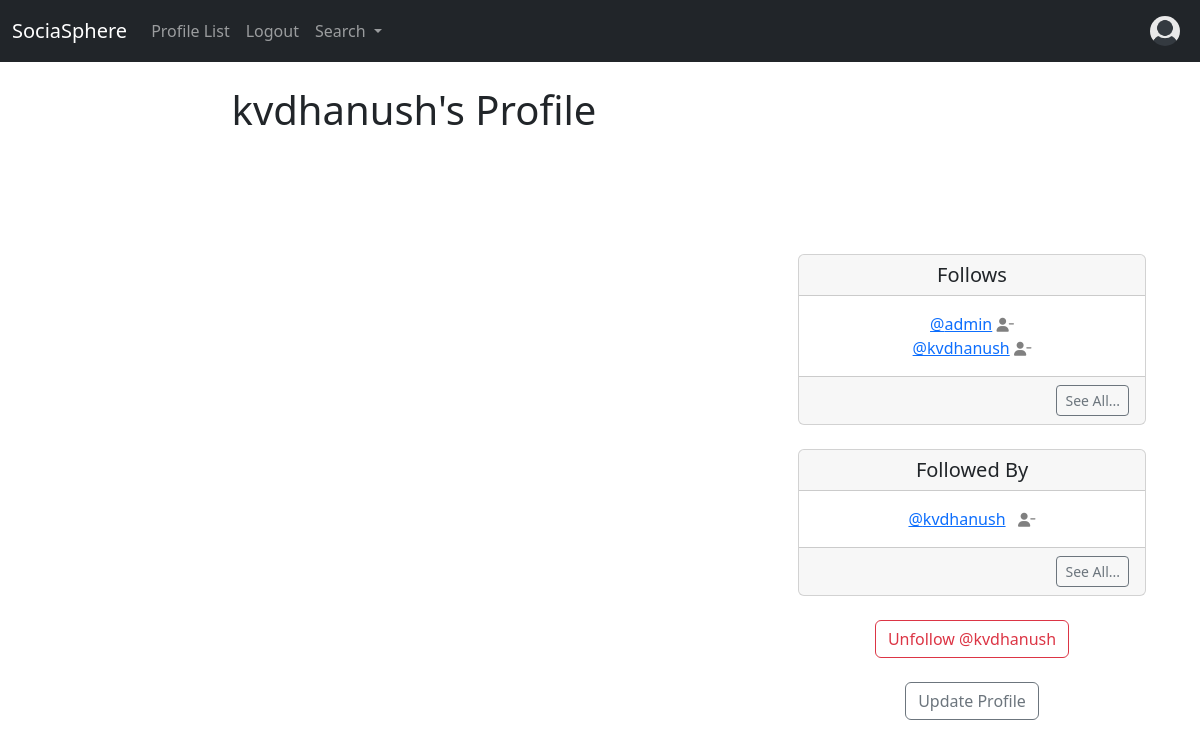
The page /profile/2 (signed in) on the database as committed earlier.
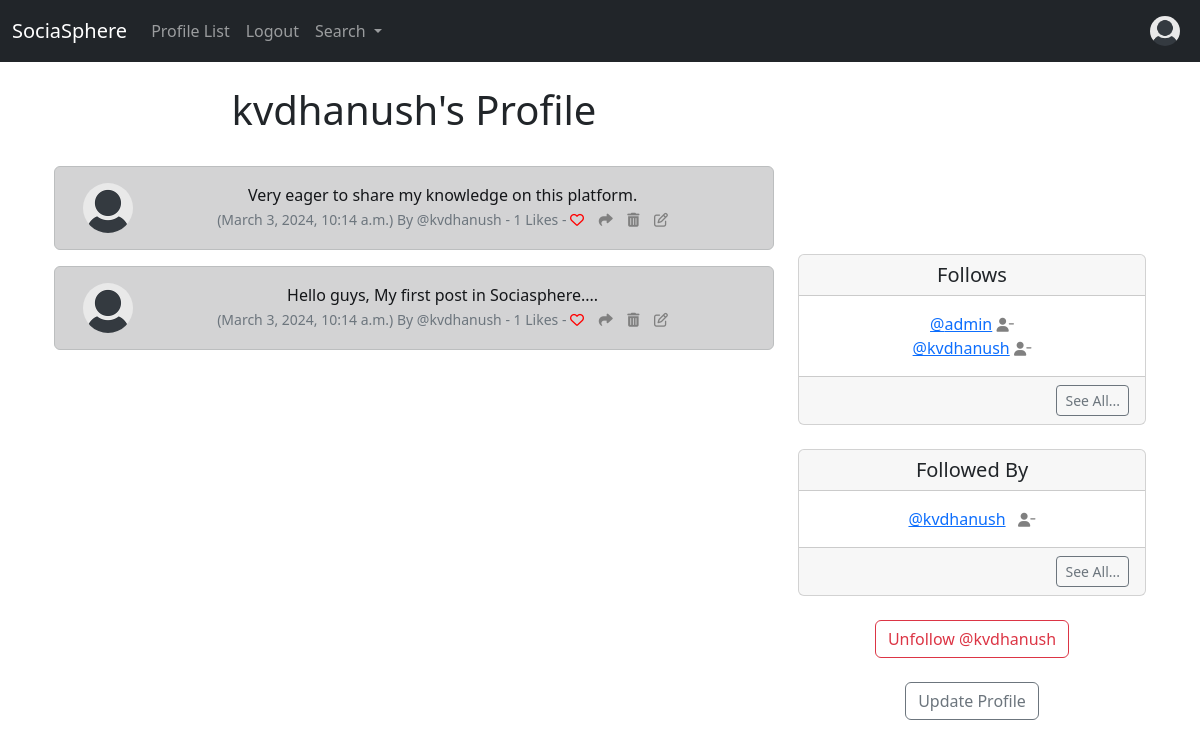
The same page on the database as committed later.
### dashboard/models.py (models this page shows, shortened)
class Profile(models.Model):
    user = models.OneToOneField(User, on_delete=models.CASCADE)
    follows = models.ManyToManyField("self",
                                     related_name="followed_by",
                                     symmetrical=False,
                                     blank=True)
    date_modified = models.DateTimeField(User, auto_now=True)
    profile_image = models.ImageField(
        null=True, blank=True, upload_to="images/")
    profile_bio = models.CharField(null=True, blank=True, max_length=500)
    homepage_link = models.CharField(null=True, blank=True, max_length=100)
    facebook_link = models.CharField(null=True, blank=True, max_length=100)
    instagram_link = models.CharField(null=True, blank=True, max_length=100)
    linkedin_link = models.CharField(null=True, blank=True, max_length=100)
    def __str__(self):
        return self.user.username

class Post(models.Model):
    user = models.ForeignKey(
        User, related_name="posts",
        on_delete=models.DO_NOTHING
    )
    body = models.CharField(max_length=200)
    created_at = models.DateTimeField(auto_now_add=True)
    likes = models.ManyToManyField(User, related_name="post_like", blank=True)
    def number_of_likes(self):
        return self.likes.count()

### dashboard/views.py (the view, shortened to what this page needs)
# urls.py: path('profile/<int:pk>', views.profile, name='profile'),
def profile(request, pk):
    if request.user.is_authenticated:
        profile = Profile.objects.get(user_id=pk)
        posts = Post.objects.filter(user_id=pk).order_by("-created_at")
        return render(request, "profile.html", {"profile": profile, "posts": posts})
    else:
        messages.success(
            request, ("You Must Be Logged In To View This Page..."))
        return redirect('home')

### dashboard/templates/profile.html (shortened to what the changed rows need)
{% extends 'base.html' %}
{% load static %}
{% block content %}
    {% if profile %}
        <div class="container text-center">
            <div class="row">
                <div class="col-8">
                    <h1>{{ profile.user.username }}'s Profile</h1>
                    <br/>
                    {% if posts %}
                        {% for post in posts %}
                            <div class="alert alert-dark" role="alert">
                                <div class="container">
                                    <div class="row">
                                        <div class="col-1">
                                            {% if profile.profile_image %}
                                                <img src="{{ profile.profile_image.url }}" width=50 height=50 class="rounded-circle" alt="{{ profile.user.username }}">
                                            {% else %}
                                                <img src="{% static 'images/default_profile_pic.png' %}" width=50 height=50 class="rounded-circle" alt="{{ profile.user.username }}">
                                            {% endif %}
                                        </div>
                                        <div class="col-11">
                                            {{ post.body }}<br/>
                                            <small class="text-muted">
                                                ({{ post.created_at }}) By
                                                @{{ post.user.username }}
                                                - {{ post.number_of_likes }} Likes -
                                                {% if user in post.likes.all %}
                                                    <a href="{% url 'post_like' post.id %}"><i class="fa-solid fa-heart" style='color:red'></i></a>
                                                {% else %}
                                                    <a href="{% url 'post_like' post.id %}"><i class="fa fa-heart-o" style="color:red"></i></a>
                                                {% endif %}
                                                <a href="{% url 'post_show' post.id %}"><i class="fa-solid fa-share" style="color:gray"></i></a>
                                                {% if request.user.username == profile.user.username %}
                                                    <a href="{% url 'delete_post' post.id %}"><i class="fa fa-trash" style="color:gray"></i></a>
                                                    <a href="{% url 'edit_post' post.id %}"><i class="fa fa-edit" style="color:gray"></i></a>
                                                {% endif %}
                                            </small>
                                        </div>
                                        <br/><br/>
                                    </div>
                                </div>
                            </div>
                        {% endfor %}
                    {% endif %}
                </div>
                <div class="col-4">
                    <br/><br/><br/>
                    <br/><br/>
                    <br/><br/>
                    <div class="card">
                        <h5 class="card-header">Follows</h5>
                        <div class="card-body">
                            <p class="card-text">
                                {% for following in profile.follows.all %}
                                    <a href="{% url 'profile' following.user.id %}">@{{ following }}</a>
                                    <a href="{% url 'unfollow' following.user.id %}">
                                        <i class="fa fa-user-minus small" style="color:gray"></i>
                                    </a>
                                    <br/>
                                {% endfor %}
                            </p>
                        </div>
                        <div class="card-footer text-end">
                            <a href="{% url 'follows' profile.user.id %}" class="btn btn-sm btn-outline-secondary">See All...</a>
                        </div>
                    </div>
                    <br/>
                    <div class="card">
                        <h5 class="card-header">Followed By</h5>
                        <div class="card-body">
                            <p class="card-text">
                                {% for following in profile.followed_by.all %}
                                    <a href="{% url 'profile' following.user.id %}">@{{ following }}</a>&nbsp;&nbsp;
                                    {% if following in profile.follows.all %}
                                        <a href="{% url 'unfollow' following.user.id %}">
                                            <i class="fa fa-user-minus small" style="color:gray"></i>
                                        </a>
                                    {% else %}
                                        <a href="{% url 'follow' following.user.id %}">
                                            <i class="fa fa-user-plus small" style="color:gray"></i>
                                        </a>
                                    {% endif %}
                                    <br/>
                                {% endfor %}
                            </p>
                        </div>
                        <div class="card-footer text-end">
                            <a href="{% url 'followers' profile.user.id %}" class="btn btn-sm btn-outline-secondary">See All...</a>
                        </div>
                    </div>
                    <br/>
                    <form method="POST">
                        {% if profile in user.profile.follows.all %}
                            <button class="btn btn-outline-danger" name="follow" value="unfollow" type="submit">
                                Unfollow @{{ profile.user.username|lower}}
                            </button>
                        {% else %}
                            <button class="btn btn-outline-success" name="follow" value="follow" type="submit">
                                Follow @{{ profile.user.username|lower}}
                            </button>
                        {% endif %}
                    </form>
                    <br/>
                    {% if request.user.id == profile.user.id %}
                        <a href="{% url 'update_user' %}" class="btn btn-outline-secondary">Update Profile</a>
                    {% endif %}
                </div>
            </div>
        </div>
    {% endif %}
{% endblock %}

Rows that differ between the two databases and show on the page:
added Post: body "Very eager to share my knowledge on this platform.", created_at "March 3, 2024, 10:14 a.m.", user.username "kvdhanush", number_of_likes "1"
added Post: body "Hello guys, My first post in Sociasphere....", created_at "March 3, 2024, 10:14 a.m.", user.username "kvdhanush", number_of_likes "1"
